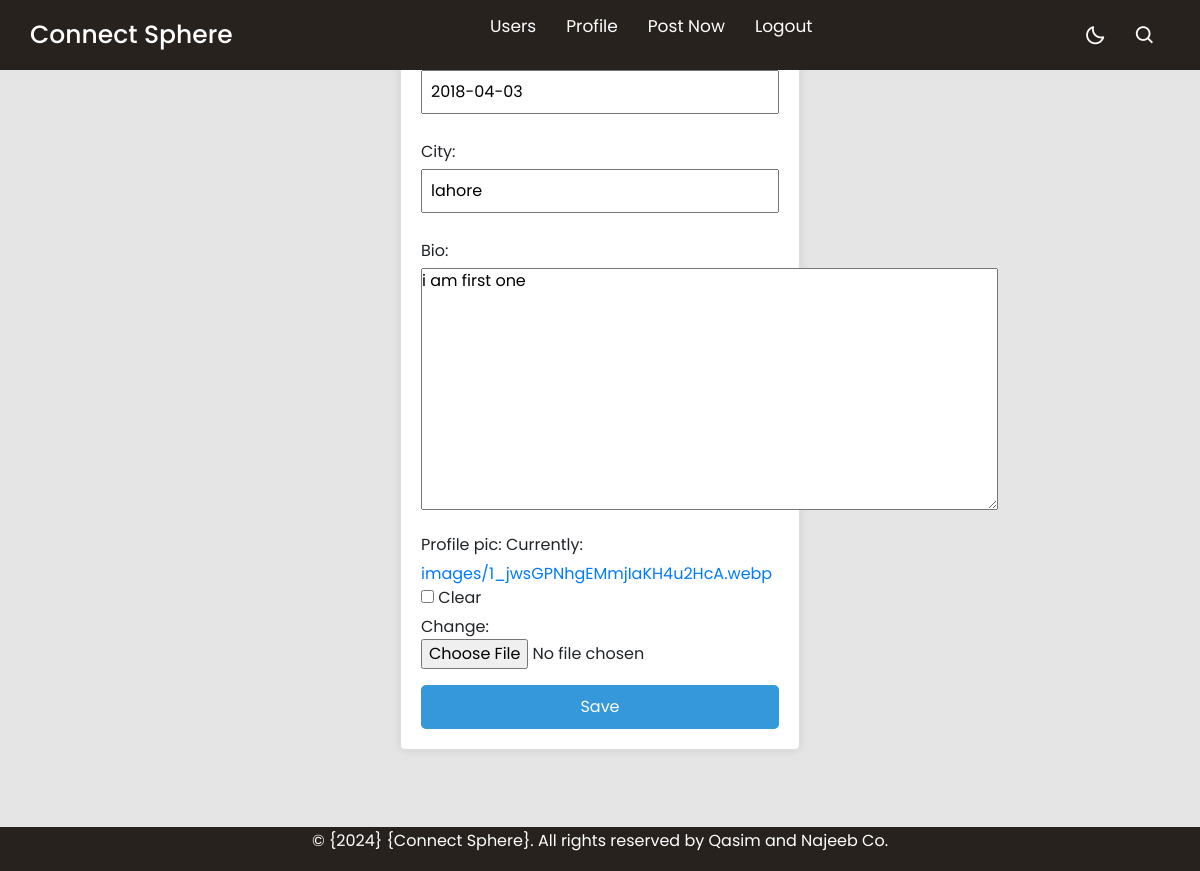
The app's page /posts/Update_Profile/14/ (signed in) with its own data.
### posts/models.py (models this page shows, shortened)
class Profile(models.Model):
    user = models.OneToOneField(User, on_delete= models.CASCADE, default= '11' )
    date_of_birth = models.DateField()
    city = models.CharField(max_length=200)
    bio = models.TextField()
    profile_pic = models.ImageField(upload_to='images/', blank=True, null=True)

### posts/views.py (the view, shortened to what this page needs)
# urls.py: path('Update_Profile/<pk>/', Update_Profile.as_view(), name='Update_Profile'),
class Update_Profile(LoginRequiredMixin, UpdateView):
    model = Profile
    fields = ['date_of_birth','city','bio','profile_pic']
    template_name = 'posts/update_profile.html'
    success_url = '/posts/List_profile/'
    def get_object(self, queryset=None):
        return self.request.user.profile

### posts/templates/posts/update_profile.html (shortened to what this page needs)
{% extends 'base.html' %}
{% load static %}
{% block content %}
<!DOCTYPE html>
<html lang="en">
<head>
</head>
<body>
    <div class="container">
        <form method="post" enctype="multipart/form-data style=" padding: "15px">
            {{ form.as_p }}
            <input type="submit" value="Save">
        </form>
    </div>
</body>
</html>
{% endblock %}

### static/css/footer.css (style rules this page uses)
body { margin: 0; padding: 0; font-family: Arial, sans-serif; min-height: 100vh; display: flex; flex-direction: column; }

### static/css/navbar.css (style rules this page uses)
* { margin: 0; padding: 0; box-sizing: border-box; font-family: 'Poppins', sans-serif; transition: all 0.4s ease;; }
:root { --body-color: #E4E9F7; --nav-color: rgb(33 22 22); --side-nav: #010718; --text-color: #FFF; --search-bar: #F2F2F2; --search-text: #010718; }
body { height: 100vh; background-color: rgba(0, 0, 0, 0.1); }

### posts/templates/posts/update_profile.html (style rules this page uses)
body { display: flex; justify-content: center; align-items: center; height: 100vh; margin: 0; background-image: url('https://static.vecteezy.com/system/resources/previews/014/302/734/non_2x/luxury-abstract-banner-template-with-gold-blended-waves-on-black-background-with-copy-space-for-text-shiny-dynamic-light-stripes-futuristic-twisted-lines-design-in-dark-background-wallpaper-website-vector.jpg'); background-repeat: no-repeat; background-size: cover; background-attachment: fixed; background-position: center; }
.container { max-width: 400px; padding: 20px; border: 1px solid #ddd; border-radius: 5px; box-shadow: 0 0 10px rgba(0, 0, 0, 0.1); background-color: #fff; margin-top: 70px; margin-bottom: 70px; }
form { display: flex; flex-direction: column; }
label { margin-bottom: 5px; }
input[type="text"], input[type="email"], select { width: 100%; padding: 8px; margin-bottom: 10px; box-sizing: border-box; }
input[type="submit"] { background-color: #3498db; color: #fff; padding: 10px; border: none; border-radius: 5px; cursor: pointer; }

### records on screen
Profile: date_of_birth "2018-04-03", city "lahore", bio "i am first one"
